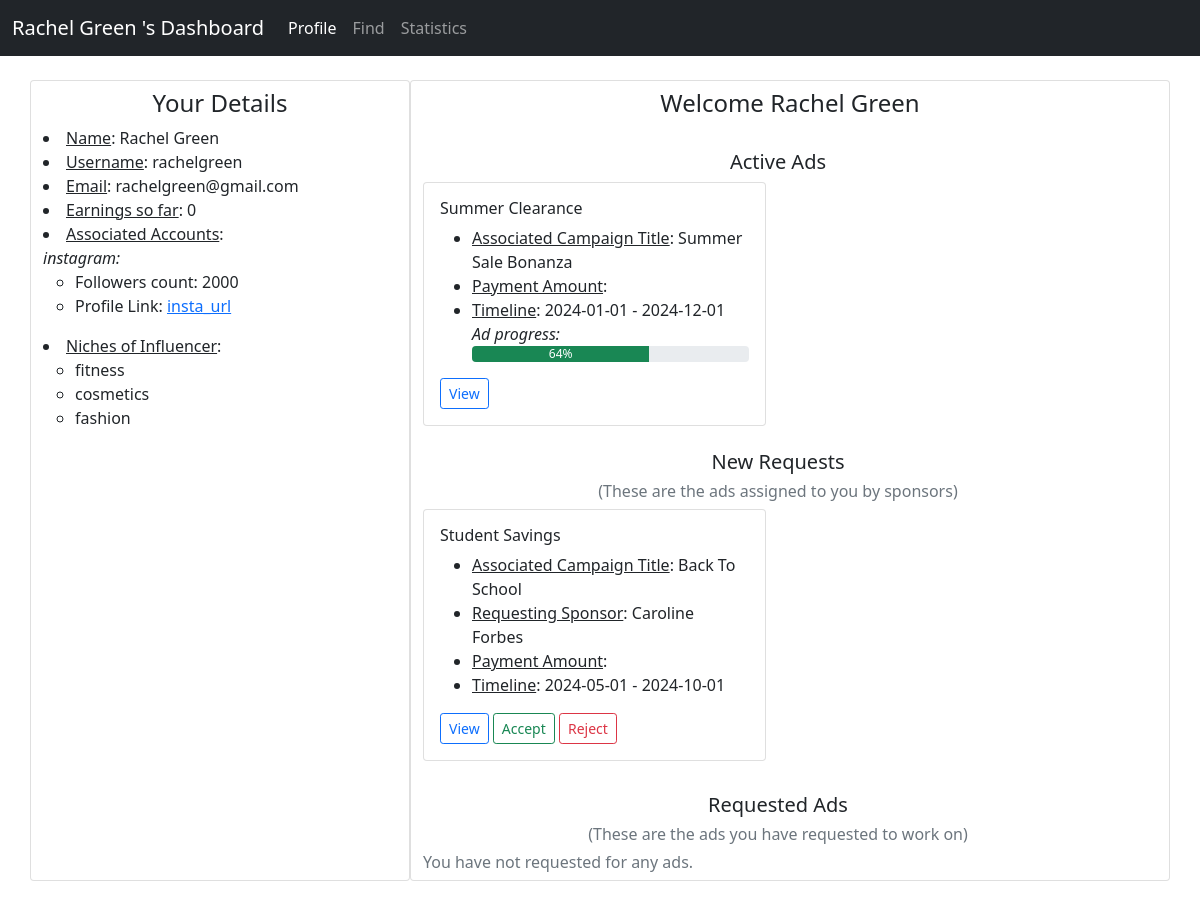
The page /influencer_dashboard/1 on the database its author committed.
### backend/models.py (models this page shows)
class Influencer(db.Model):
    __tablename__ = 'influencer'
    id = db.Column(db.Integer, primary_key=True)
    first_name = db.Column(db.String, nullable=False)
    last_name = db.Column(db.String)
    age = db.Column(db.Integer, nullable=False)
    username = db.Column(db.String, unique=True, nullable=False)
    password = db.Column(db.String, nullable=False)
    email = db.Column(db.String, unique=True, nullable=False)
    earning = db.Column(db.Integer, default=0)
    flagged = db.Column(db.Boolean, default=False)
    reach = db.relationship('Reach', backref='influencer', cascade='all, delete-orphan')
    ad_request = db.relationship('Ad_Request', backref='influencer')
    influencer_niche = db.relationship('Influencer_Niche', backref='influencer')

class Reach(db.Model):
    __tablename__ = 'reach'
    id = db.Column(db.Integer, primary_key=True)
    influencer_id = db.Column(db.Integer, db.ForeignKey('influencer.id'), nullable=False)
    platform = db.Column(db.Enum('instagram', 'twitter', 'youtube', 'linkedin'), nullable=False)
    followers = db.Column(db.Integer, nullable=False)
    profile_link = db.Column(db.String, nullable=False)

class Niche(db.Model):
    __tablename__ = 'niche'
    id = db.Column(db.Integer, primary_key=True)
    name = db.Column(db.String, nullable=False)
    influencer_niche = db.relationship('Influencer_Niche', backref='niche')
    ad_request = db.relationship('Ad_Request', backref='niche')

class Ad_Request(db.Model):
    __tablename__ = 'ad_request'
    id = db.Column(db.Integer, primary_key=True)
    influencer_id = db.Column(db.Integer, db.ForeignKey('influencer.id'))
    campaign_id = db.Column(db.Integer, db.ForeignKey('campaign.id'), nullable=False)
    title = db.Column(db.String, nullable=False)
    status = db.Column(db.Enum('pending', 'accepted', 'completed', 'requested'))
    payment_amount = db.Column(db.Float, nullable=False)
    requirement = db.Column(db.String, nullable=False)
    niche_id = db.Column(db.Integer, db.ForeignKey('niche.id'), nullable=False)

class Campaign(db.Model):
    __tablename__ = 'campaign'
    id = db.Column(db.Integer, primary_key=True)
    sponsor_id = db.Column(db.Integer, db.ForeignKey('sponsor.id'), nullable=False)
    visibility = db.Column(db.Enum('private', 'public'), default='public', nullable=False)
    title = db.Column(db.String, nullable=False)
    description = db.Column(db.String)
    goal = db.Column(db.String)
    start_date = db.Column(db.Date, nullable=False)
    end_date = db.Column(db.Date, nullable=False)
    budget = db.Column(db.Float, nullable=False)
    flagged = db.Column(db.Boolean, default=False)
    ad_request = db.relationship('Ad_Request', backref='campaign', cascade='all, delete-orphan')

class Sponsor(db.Model):
    __tablename__ = 'sponsor'
    id = db.Column(db.Integer, primary_key=True)
    first_name = db.Column(db.String, nullable=False)         # if it is a company then the first_name denotes the name of the company
    last_name = db.Column(db.String)
    username = db.Column(db.String, unique=True, nullable=False)
    password = db.Column(db.String, nullable=False)
    industry = db.Column(db.String, nullable=False)
    budget = db.Column(db.Float, nullable=False)
    email = db.Column(db.String, unique=True, nullable=False)
    type = db.Column(db.Enum('company', 'individual'), nullable=False)
    flagged = db.Column(db.Boolean, default=False)
    campaign = db.relationship('Campaign', backref='sponsor', cascade='all, delete-orphan')

### backend/controllers.py (the view)
@app.route('/influencer_dashboard/<int:influencer_id>', methods=['GET', 'POST'])
def influencer_dashboard(influencer_id):
    influencer = Influencer.query.filter_by(id=influencer_id).first()
    return render_template('influencer_dashboard.html', influencer_id=influencer_id, influencer_info=fetch_influencer_details(influencer_id),
                        active_ads=fetch_active_ads(influencer_id), pending_ads=fetch_pending_ad_requests_for_influencer(influencer_id),
                        fname=influencer.first_name, lname=influencer.last_name, requested_ads=fetch_requested_ad_requests_of_influencer(influencer_id))

### backend/controllers.py (called while the page is built)
def progress(start_date, end_date):
    current_date = datetime.now().date()
    total_duration = (end_date - start_date).days
    elapsed_duration = (current_date - start_date).days
    progress = (elapsed_duration / total_duration) * 100
    return int(min(max(progress, 0), 100))

def fetch_influencer_details(influencer_id):
    influencer = Influencer.query.filter_by(id=influencer_id).first()
    influencer_info = {influencer.id: {}}
    influencer_info[influencer.id] = {'fname': influencer.first_name, 'lname': influencer.last_name, 'username': influencer.username,
                                      'email': influencer.email, 'earning':influencer.earning,
                                      'social_accounts':social_accounts(influencer_id), 'niches': niches(influencer_id)}
    return influencer_info

def social_accounts(influencer_id):
    tuples = (db.session.query(Influencer.id, Reach.platform, Reach.followers, Reach.profile_link)
                  .join(Reach, Reach.influencer_id==influencer_id).all())
    social_accounts = {}
    for tuple in tuples:
        if tuple.platform not in social_accounts.keys():
            social_accounts[tuple.platform] = {'followers': tuple.followers, 'profile_link': tuple.profile_link}
    return social_accounts

def niches(influencer_id):
    tuples = (db.session.query(Niche.id.label('niche_id'), Niche.name.label('niche_name'))
              .join(Influencer_Niche, Influencer_Niche.niche_id == Niche.id)
              .join(Influencer, Influencer.id == Influencer_Niche.influencer_id)
              .filter(Influencer.id == influencer_id).all())
    niches = []
    for tuple in tuples:
        niches.append(tuple.niche_name)
    return niches

### templates/influencer_dashboard.html (shortened to what this page needs)
<!DOCTYPE html>
<html lang="en">
<head>
    <link href="https://cdn.jsdelivr.net/npm/bootstrap@5.0.2/dist/css/bootstrap.min.css" rel="stylesheet">
</head>
<body>
    <div id="container">
        <div id="panel">
            <nav class="navbar navbar-expand-lg navbar-dark bg-dark">
                <div class="container-fluid">
                    <label class="navbar-brand">{{ fname }} {{ lname }}'s Dashboard</label>
                    <div class="collapse navbar-collapse" id="navbarNavAltMarkup">
                        <div class="navbar-nav">
                            <a class="nav-link active" href="/influencer_dashboard/{{ influencer_id }}">Profile</a>
                            <a class="nav-link" href="/influencer_find/{{ influencer_id }}">Find</a>
                            <a class="nav-link" href="/influencer_statistics/{{ influencer_id }}">Statistics</a>
                        </div>
                    </div>
                </div>
            </nav>
        </div>
        <div class="container">
            <div class="row my-4">
                {% for key, value in influencer_info.items() %}
                    <div class="col-4 card">
                        <div class="row">
                            <h4 class="text-center mt-2">Your Details</h4>
                        </div>
                        <div class="row">
                            <li><u>Name</u>: {{ value.fname }} {{ value.lname }}</li>
                            <li><u>Username</u>: {{ value.username }}</li>
                            <li><u>Email</u>: {{ value.email }}</li>
                            <li><u>Earnings so far</u>: {{ value.earning }}</li>
                            <li><u>Associated Accounts</u>:</li>
                            <ul class="list-unstyled">
                                {% for account, info in value.social_accounts.items() %}
                                    <i>{{ account }}:</i>
                                    <ul>
                                        <li>Followers count: {{ info.followers }}</li>
                                        <li>Profile Link: <a href="{{ info.profile_link }}" target="_blank">{{ info.profile_link }}</a></li>
                                    </ul>
                                {% endfor %}
                            </ul>
                            <li><u>Niches of Influencer</u>:</li>
                            <ul class="list-unstyled">
                                {% for niche in value.niches %}
                                    <ul>
                                        <li>{{ niche }}</li>
                                    </ul>
                                {% endfor %}
                            </ul>
                        </div>
                    </div>
                {% endfor %}
                <div class="col-8 card">
                    <div class="row">
                        <h4 class="text-center mt-2">Welcome {{ fname }} {{ lname }}</h4>
                    </div>
                    <div class="row">
                        <div class="row">
                            <h5 class="text-center"><br>Active Ads</h5>
                            {% if active_ads %}
                                {% for key, value in active_ads.items() %}
                                    <div class="col-sm-6">
                                        <div class="card">
                                            <div class="card-body">
                                                <h6 class="card-title">{{ value.ad_title }}</h6>
                                                <ul class="card-text">
                                                    <li><u>Associated Campaign Title</u>: {{ value.campaign_title }} </li>
                                                    <li><u>Payment Amount</u>: {{ value.payemnt_amount }}</li>
                                                    <li><u>Timeline</u>: {{ value.sdate }} - {{ value.edate }}</li>
                                                    <i>Ad progress: </i>
                                                    <div class="progress">
                                                        <div class="progress-bar bg-success" role="progressbar" style="width: {{ value.progress }}%" aria-valuenow="{{ value.progress }}" aria-valuemin="0" aria-valuemax="100">{{ value.progress }}%</div>
                                                    </div>
                                                </ul>
                                                <button type="button" class="btn btn-outline-primary btn-sm" data-bs-toggle="modal" data-bs-target="#viewActiveAdRequestModal{{ key }}">View</a>
                                            </div>
                                        </div>
                                    </div>
                                {% endfor %}
                            {% else %}
                                <h6 class="text-secondary">You have no active ads.</h6>
                            {% endif %}
                        </div>
                    </div>
                    <div class="row">
                        <div class="row">
                            <h5 class="text-center"><br>New Requests</h5>
                            <h6 class="text-secondary text-center">(These are the ads assigned to you by sponsors)</h6>
                            {% if pending_ads %}
                                {% for key, value in pending_ads.items() %}
                                    <div class="col-sm-6 mb-2">
                                        <div class="card">
                                            <div class="card-body">
                                                <h6 class="card-title">{{ value.ad_title }} </h6>
                                                <ul class="card-text">
                                                    <li><u>Associated Campaign Title</u>: {{ value.campaign_title }} </li>
                                                    <li><u>Requesting Sponsor</u>: {{ value.sponsor_fname }}{{ value.sponsor_lname }} <br></li>
                                                    <li><u>Payment Amount</u>: {{ value.payemnt_amount }}</li>
                                                    <li><u>Timeline</u>: {{ value.sdate }} - {{ value.edate }}</li>
                                                </ul>
                                                <button type="button" class="btn btn-outline-primary btn-sm" data-bs-toggle="modal" data-bs-target="#viewNewAdRequestModal{{ key }}">View</button>
                                                <a href="/influencer_dashboard/accept_ad_request/{{ influencer_id }}/{{ key }}" class="btn btn-outline-success btn-sm">Accept</a>
                                                <a href="/influencer_dashboard/reject_ad_request/{{ influencer_id }}/{{ key }}" class="btn btn-outline-danger btn-sm">Reject</a>
                                            </div>
                                        </div>
                                    </div>
                                {% endfor %}
                            {% else %}
                                <h6 class="text-secondary">You have no new ad requests.</h6>
                            {% endif %}
                        </div>
                    </div>
                    <div class="row">
                        <div class="row">
                            <h5 class="text-center"><br>Requested Ads</h5>
                            <h6 class="text-secondary text-center">(These are the ads you have requested to work on)</h6>
                            {% if requested_ads %}
                                {% for key, value in requested_ads.items() %}
                                    <div class="col-sm-6 mb-2">
                                        <div class="card">
                                            <div class="card-body">
                                                <h6 class="card-title">{{ value.ad_title }} </h6>
                                                <ul class="card-text">
                                                    <li><u>Associated Campaign Title</u>: {{ value.campaign_title }} </li>
                                                    <li><u>Payment Amount</u>: {{ value.payemnt_amount }}</li>
                                                    <li><u>Timeline</u>: {{ value.sdate }} - {{ value.edate }}</li>
                                                </ul>
                                            </div>
                                        </div>
                                    </div>
                                {% endfor %}
                            {% else %}
                                <h6 class="text-secondary">You have not requested for any ads.</h6>
                            {% endif %}
                        </div>
                    </div>
                </div>
            </div>
        </div>
    </div>
</body>
</html>

### rows shown on the page
Influencer: first_name "Rachel", last_name "Green", fname "Rachel", lname "Green", username "rachelgreen", email "rachelgreen@gmail.com"
Reach: platform "instagram", followers "2000", profile_link "insta_url"
Niche: name "fitness"
Niche: name "cosmetics"
Niche: name "fashion"
Ad_Request: ad_title "Summer Clearance"
Campaign: campaign_title "Summer Sale Bonanza"
Ad_Request: ad_title "Student Savings"
Campaign: campaign_title "Back To School"
Sponsor: sponsor_fname "Caroline", sponsor_lname "Forbes"

### other values the page prints
{{ value.earning }} "0"
{{ value.sdate }} "2024-01-01"
{{ value.edate }} "2024-12-01"
{{ value.progress }} "64"
{{ value.sdate }} "2024-05-01"
{{ value.edate }} "2024-10-01"
